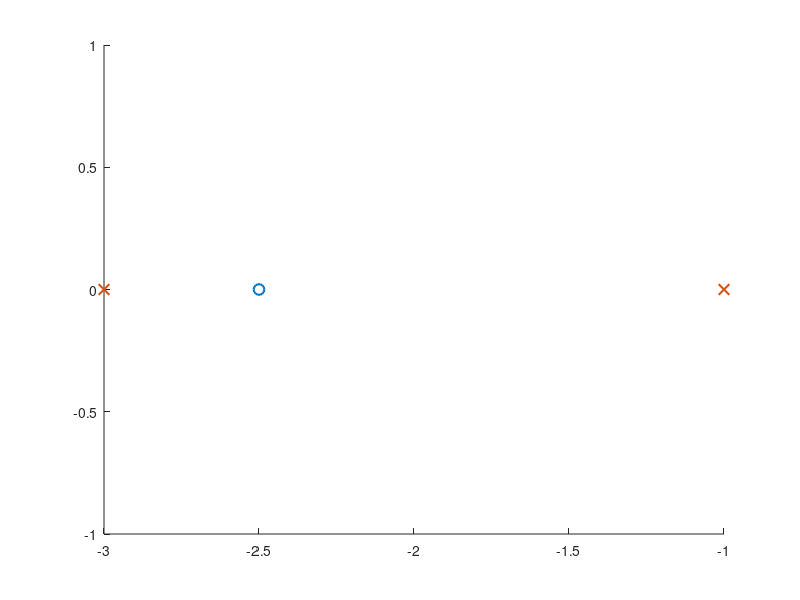

MATLAB code for this plot: (Note: this script raises an error after producing the figure.)
% =========================================================================
% SCRIPT UNIFICADO: Análisis de Sistemas Lineales en MATLAB
% UNIVERSIDAD NACIONAL DE SAN AGUSTÍN DE AREQUIPA
% ESCUELA PROFESIONAL DE INGENIERÍA DE TELECOMUNICACIONES
% LABORATORIO 02: SISTEMAS EN TIEMPO CONTINUO
% CURSO: SEÑALES Y SISTEMAS - DR. ASENCIO HUAITA BEDREGAL (2026)
% =========================================================================
% Este script reúne 10 ejemplos de análisis de sistemas LTI:
%   1. Función de transferencia y mapa de polos y ceros
%   2. Respuesta al escalón - Sistema de 2do orden
%   3. Respuesta al impulso - Sistema de 2do orden
%   4. Sistema de 2do orden sobreamortiguado
%   5. Sistema con polo real negativo (1er orden)
%   6. Respuesta en frecuencia - Diagrama de Bode
%   7. Respuesta al impulso: analítica vs convolución numérica
%   8. Respuesta al impulso de un sistema LTI
%   9. Sistema de 2do orden críticamente amortiguado
%  10. Respuesta al escalón - Sistema de 1er orden
% =========================================================================

clear; clc; close all;

%% ========================================================================
% 1) FUNCIÓN DE TRANSFERENCIA Y MAPA DE POLOS Y CEROS
% ========================================================================
disp('=== 1) Función de transferencia y mapa de polos y ceros ===');

num = [2, 5];
den = [1, 4, 3];

sys = tf(num, den);
disp('Función de transferencia:');
disp(sys);

polos = pole(sys);
ceros = zero(sys);

figure('Name', '1) Mapa de Polos y Ceros');
hold on;
if ~isempty(ceros)
    scatter(real(ceros), imag(ceros), 60, 'blue', 'o', ...
        'LineWidth', 1.5, 'DisplayName', 'Ceros');
end
if ~isempty(polos)
    scatter(real(polos), imag(polos), 60, 'red', 'x', ...
        'LineWidth', 1.5, 'DisplayName', 'Polos');
end
xline(0, 'k', 'LineWidth', 0.5, 'HandleVisibility', 'off');
yline(0, 'k', 'LineWidth', 0.5, 'HandleVisibility', 'off');
title('Mapa de Polos y Ceros');
xlabel('Parte Real');
ylabel('Parte Imaginaria');
grid on;
legend('show', 'Location', 'best');
hold off;
disp('Presione una tecla para continuar...'); pause;

%% ========================================================================
% 2) RESPUESTA AL ESCALÓN UNITARIO - SISTEMA DE 2DO ORDEN
% ========================================================================
disp('=== 2) Respuesta al escalón unitario - 2do orden ===');

num = [9];
den = [1, 2, 9];
sys = tf(num, den);

[y, t] = step(sys);

figure('Name', '2) Escalón Unitario - 2do Orden');
plot(t, y, 'r', 'LineWidth', 2);
title('Respuesta al Escalón Unitario - 2do Orden (MATLAB)');
xlabel('Tiempo (s)');
ylabel('Salida y(t)');
grid on;
disp('Presione una tecla para continuar...'); pause;

%% ========================================================================
% 3) RESPUESTA AL IMPULSO - SISTEMA DE 2DO ORDEN
% ========================================================================
disp('=== 3) Respuesta al impulso - 2do orden ===');

num = [4];
den = [1, 2, 8];
sys = tf(num, den);

[h, t] = impulse(sys);

figure('Name', '3) Respuesta al Impulso - 2do Orden', ...
    'Position', [100, 100, 700, 450]);
plot(t, h, 'm', 'LineWidth', 2);
title('Sistema con Respuesta al Impulso $h(t)$', 'Interpreter', 'latex');
xlabel('Tiempo (s)');
ylabel('Respuesta h(t)');
grid on;
disp('Presione una tecla para continuar...'); pause;

%% ========================================================================
% 4) SISTEMA DE SEGUNDO ORDEN SOBREAMORTIGUADO
% ========================================================================
disp('=== 4) Sistema de 2do orden sobreamortiguado ===');

wn = 4;
zeta = 2.0;

num = [wn^2];
den = [1, 2 * zeta * wn, wn^2];
sys = tf(num, den);

[y, t] = step(sys);

figure('Name', '4) Sistema Sobreamortiguado', ...
    'Position', [100, 100, 700, 450]);
plot(t, y, 'g', 'LineWidth', 2);
title('Sistema de Segundo Orden Sobreamortiguado ($\zeta = 2.0$)', ...
    'Interpreter', 'latex');
xlabel('Tiempo (s)');
ylabel('Amplitud');
grid on;
disp('Presione una tecla para continuar...'); pause;

%% ========================================================================
% 5) SISTEMA DE PRIMER ORDEN CON POLO REAL NEGATIVO
% ========================================================================
disp('=== 5) Polo real negativo (s = -3) ===');

a = 3;
K = 6;
num = [K];
den = [1, a];
sys = tf(num, den);

[y_step, t_step] = step(sys);
[y_imp, t_imp]   = impulse(sys);

figure('Name', '5) Polo Real Negativo', 'Position', [100, 100, 800, 600]);

subplot(2, 1, 1);
plot(t_step, y_step, 'r', 'LineWidth', 2);
title(sprintf('Respuesta al Escalón (Polo Real Negativo en s = -%g)', a));
ylabel('Amplitud');
grid on;

subplot(2, 1, 2);
plot(t_imp, y_imp, 'b', 'LineWidth', 2);
title('Respuesta al Impulso (Decaimiento Exponencial)');
xlabel('Tiempo (s)');
ylabel('Amplitud');
grid on;
disp('Presione una tecla para continuar...'); pause;

%% ========================================================================
% 6) RESPUESTA EN FRECUENCIA - DIAGRAMA DE BODE
% ========================================================================
disp('=== 6) Respuesta en frecuencia - Bode ===');

num = [10];
den = [1, 2, 10];
sys = tf(num, den);

[mag, phase, w] = bode(sys);
mag_dB    = 20 * log10(squeeze(mag));
phase_deg = squeeze(phase);
w         = squeeze(w);

figure('Name', '6) Diagrama de Bode', 'Position', [100, 100, 800, 600]);

subplot(2, 1, 1);
semilogx(w, mag_dB, 'b', 'LineWidth', 1.5);
title('Respuesta en Frecuencia - Bode (MATLAB)');
ylabel('Magnitud (dB)');
grid on;

subplot(2, 1, 2);
semilogx(w, phase_deg, 'b', 'LineWidth', 1.5);
xlabel('Frecuencia (rad/s)');
ylabel('Fase (grados)');
grid on;
disp('Presione una tecla para continuar...'); pause;

%% ========================================================================
% 7) RESPUESTA AL IMPULSO: ANALÍTICA VS CONVOLUCIÓN NUMÉRICA
% ========================================================================
disp('=== 7) Impulso: analítica vs convolución numérica ===');

num = [1];
den = [1, 2, 2];
sys = tf(num, den);

[h, t] = impulse(sys);

figure('Name', '7) Impulso - Analítica vs Convolución', ...
    'Position', [100, 100, 800, 600]);

subplot(2, 1, 1);
plot(t, h, 'b', 'LineWidth', 2);
title('Respuesta al Impulso del Sistema - h(t) (MATLAB)');
ylabel('Amplitud');
grid on;

t_num = linspace(0, 10, 500);
dt    = t_num(2) - t_num(1);

entrada_impulso    = zeros(size(t_num));
entrada_impulso(1) = 1.0 / dt;

[y_conv, t_out] = lsim(sys, entrada_impulso, t_num);

subplot(2, 1, 2);
plot(t_out, y_conv, 'g', 'LineWidth', 2);
title('Respuesta al Impulso mediante Convolución Numérica');
xlabel('Tiempo (s)');
ylabel('Salida y(t)');
grid on;
disp('Presione una tecla para continuar...'); pause;

%% ========================================================================
% 8) RESPUESTA AL IMPULSO DEL SISTEMA LTI
% ========================================================================
disp('=== 8) Respuesta al impulso LTI ===');

num = [1];
den = [1, 3, 2];
sys = tf(num, den);

[y, t] = impulse(sys);

figure('Name', '8) Impulso LTI');
plot(t, y, 'b', 'LineWidth', 1.5);
title('Respuesta al Impulso del Sistema LTI (MATLAB)');
xlabel('Tiempo (s)');
ylabel('Amplitud');
grid on;
disp('Presione una tecla para continuar...'); pause;

%% ========================================================================
% 9) SISTEMA DE 2DO ORDEN CRÍTICAMENTE AMORTIGUADO
% ========================================================================
disp('=== 9) Sistema de 2do orden críticamente amortiguado ===');

wn  = 3;
num = [wn^2];
den = [1, 2 * wn, wn^2];   % zeta = 1
sys = tf(num, den);

[y, t] = step(sys);

figure('Name', '9) Críticamente Amortiguado');
plot(t, y, 'Color', [0.12, 0.47, 0.71], 'LineWidth', 2);
title('Respuesta al Escalón Unitario - Sistema de 2do Orden (Críticamente Amortiguado)');
xlabel('Tiempo (s)');
ylabel('Salida y(t)');
grid on;
disp('Presione una tecla para continuar...'); pause;

%% ========================================================================
% 10) RESPUESTA AL ESCALÓN - SISTEMA DE PRIMER ORDEN
% ========================================================================
disp('=== 10) Respuesta al escalón - 1er orden ===');

tau = 2;
num = [1];
den = [tau, 1];
sys = tf(num, den);

[y, t] = step(sys);

figure('Name', '10) Escalón - 1er Orden');
plot(t, y, 'Color', [0.5, 0, 0.5], 'LineWidth', 2);
title('Respuesta al Escalón - Sistema de Primer Orden (MATLAB)');
xlabel('Tiempo (s)');
ylabel('Salida y(t)');
grid on;

disp('=== Análisis completado con éxito ===');
